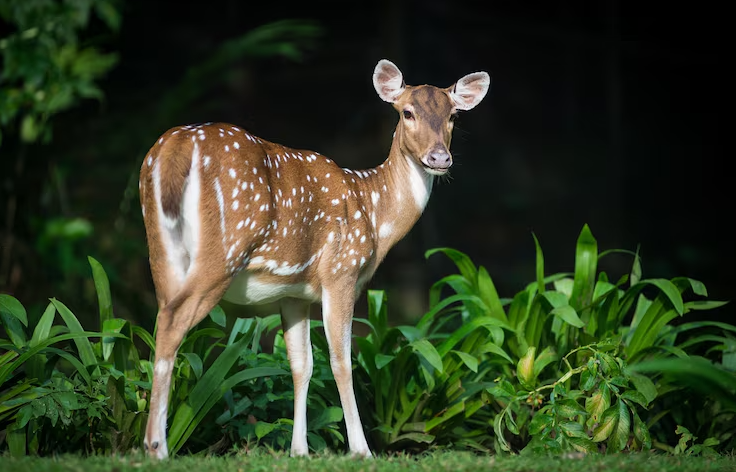
#> input picture opencv/assets/deer.png, 736 x 472 px
$ jupyter execute histogram.ipynb
#> lines starting #> are read from the running program, lines starting #| are printed output that depends on the picture
[cell 1]
import cv2
import matplotlib.pyplot as plt

[cell 2]
image = cv2.imread('./assets/deer.png')
#> image is the input picture: shape (472, 736, 3); mean B, G, R 35.2, 59.9, 49.1
original_image = cv2.cvtColor(image, cv2.COLOR_BGR2RGB)
plt.imshow(original_image)

[cell 3]
channels = cv2.split(original_image)
colors = ['red', 'green', 'blue']

for channel, color in zip(channels, colors):
    hist = cv2.calcHist([channel], [0], None, [256], [0, 256])
    plt.plot(hist, color=color)
#> this loop made 3 passes
#> color on passes 1 to 3: 'red', 'green', 'blue'

plt.title("Color histogram")
plt.xlabel("Pixel Intensity")
plt.ylabel("Freequency")
plt.show()
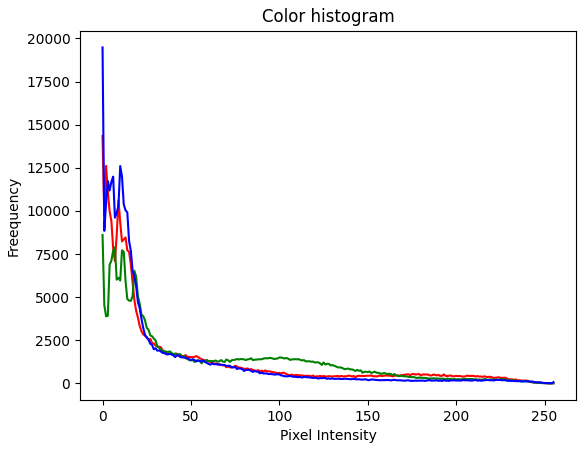
#> figure drawn by matplotlib, 1 panel; curve peaks at x = 0, y = 14348; curve peaks at x = 0, y = 8606; curve peaks at x = 0, y = 19479

[cell 4]
image_hsv = cv2.cvtColor(image, cv2.COLOR_BGR2HSV)
#> image_hsv: shape (472, 736, 3); mean H, S, V 51.1, 121.7, 64.2
h, s, v = cv2.split(image_hsv)
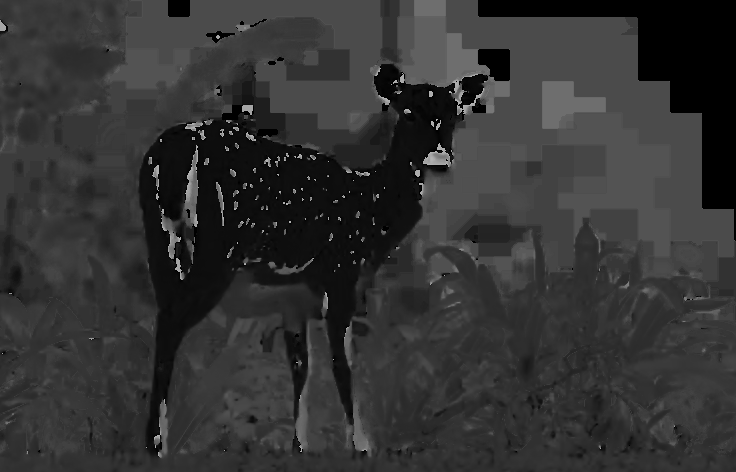
#> h: shape (472, 736); min 0, max 179, mean 51.1
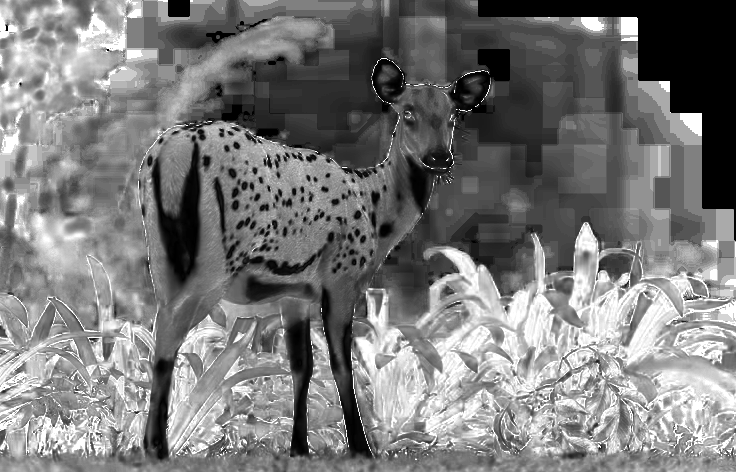
#> s: shape (472, 736); min 0, max 255, mean 121.7
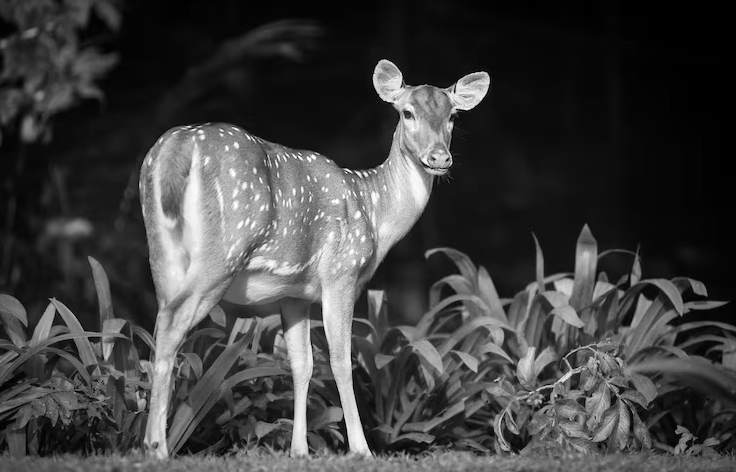
#> v: shape (472, 736); min 0, max 255, mean 64.2

h_hist = cv2.calcHist([h], [0], None, [180], [0, 180])
#> h_hist = 180 values, max 39364 at index 75, min 0 at index 121, mean 1930
s_hist = cv2.calcHist([s], [0], None, [256], [0, 256])
#> s_hist = 256 values, max 18339 at index 0, min 0 at index 254, mean 1357
v_hist = cv2.calcHist([v], [0], None, [256], [0, 256])
#> v_hist = 256 values, max 8465 at index 0, min 19 at index 254, mean 1357

fig, ax = plt.subplots(
                    nrows=1,
                    ncols=3,
                    figsize=(15, 5)
                )

ax[0].plot(h_hist, color="orange")
ax[0].set_title("Hue Histogram")
ax[0].set_xlabel("Bins")
ax[0].set_ylabel("Frequency")


ax[1].plot(h_hist, color="green")
ax[1].set_title("Saturation Histogram")
ax[1].set_xlabel("Bins")
ax[1].set_ylabel("Frequency")

ax[2].plot(h_hist, color="blue")
ax[2].set_title("Value Histogram")
ax[2].set_xlabel("Bins")
ax[2].set_ylabel("Frequency")

plt.show()
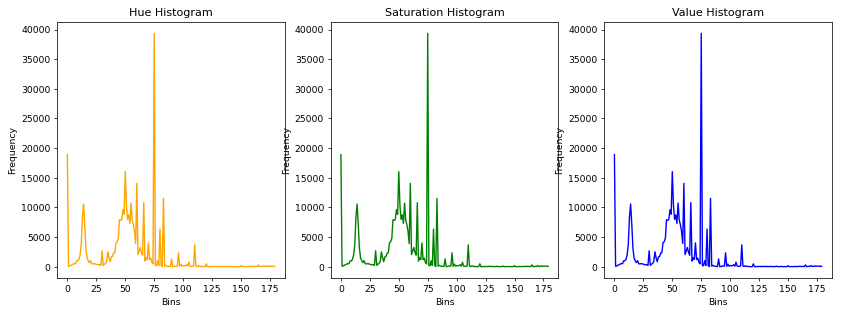
#> figure drawn by matplotlib, 3 panels; panel 1: curve peaks at x = 75, y = 39364; panel 2: curve peaks at x = 75, y = 39364; panel 3: curve peaks at x = 75, y = 39364

$ run again, with opencv/assets/giraffe.png copied over opencv/assets/deer.png
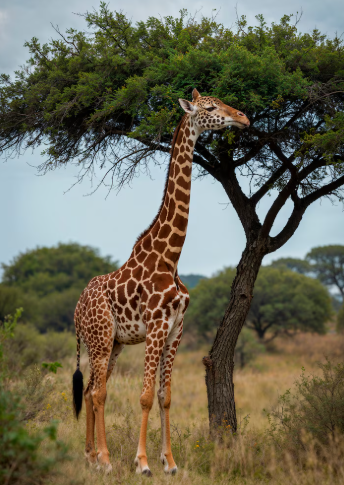
#> input picture opencv/assets/giraffe.png, 344 x 485 px
#> image is the input picture: shape (485, 344, 3); mean B, G, R 84.7, 104.2, 107.8
#> the loop `for channel, color in zip(channels, colors):` made 3 passes
#> color on passes 1 to 3: 'red', 'green', 'blue'
#> image_hsv: shape (485, 344, 3); mean H, S, V 46.3, 104.3, 117.5
#> `h, s, v = cv2.split(image_hsv)`:
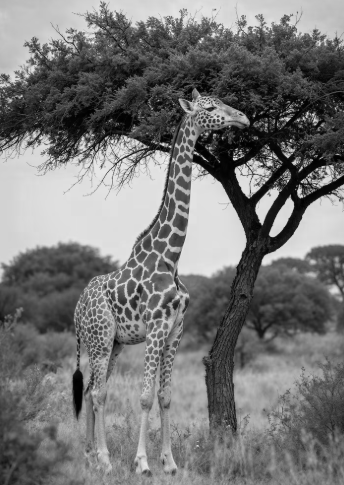
#> v: shape (485, 344); min 0, max 248, mean 117.5
#> h_hist = 180 values, max 9677 at index 99, min 0 at index 134, mean 926.9
#> s_hist = 256 values, max 5179 at index 33, min 0 at index 1, mean 651.7
#> v_hist = 256 values, max 3654 at index 222, min 0 at index 239, mean 651.7
#> `plt.show()`:
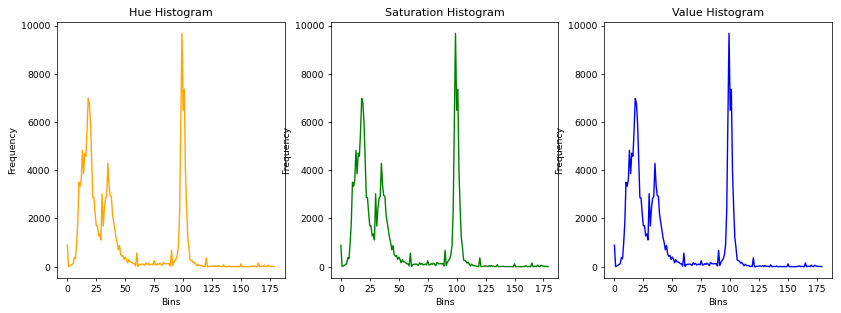
#> figure drawn by matplotlib, 3 panels; panel 1: curve peaks at x = 99, y = 9677; panel 2: curve peaks at x = 99, y = 9677; panel 3: curve peaks at x = 99, y = 9677
